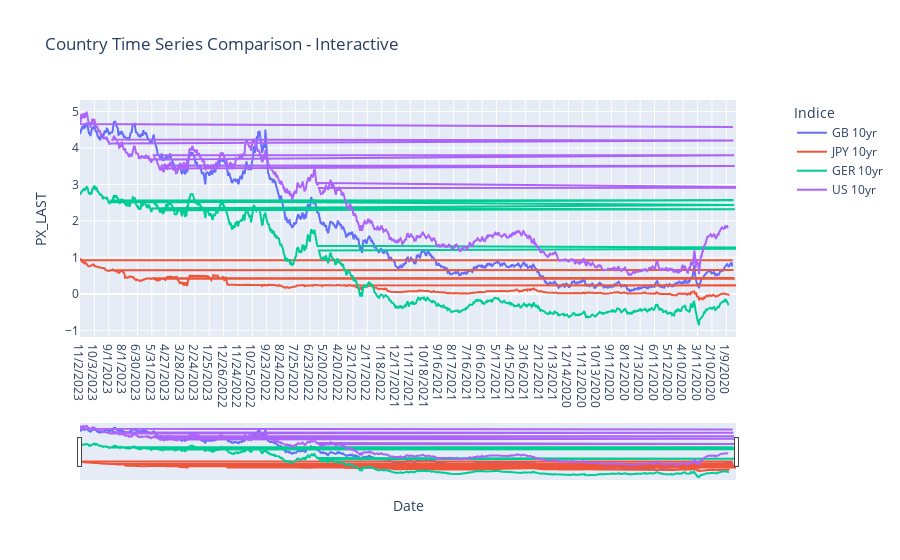

The notebook cell saved with this chart:
### Code cell
series_list = [gb,jpy,ger,usd]

# Create a figure
fig = make_subplots(specs=[[{"secondary_y": True}]])

# Add traces
for series in series_list:
    fig.add_trace(
        go.Scatter(x=series['Date'][:1000], y=series['PX_LAST'][:1000], name=series.name),
        secondary_y=False,
    )

# Update layout
fig.update_layout(
    title='Country Time Series Comparison - Interactive',
    xaxis_title='Date',
    yaxis_title='PX_LAST',
    legend_title='Indice',
    xaxis_rangeslider_visible=True,  # Enable the range slider for the x-axis
)

# Show figure
fig.show()

### Figure 1 — Plotly figure (JSON) as saved in the notebook; plotly's stock layout.template omitted (floating-point values rounded to 4 significant figures; data arrays with more than 128 entries replaced by an {"elided": "..."} marker saying what was removed)
{"data": [{"name": "GB 10yr", "type": "scatter", "x": {"elided": "1000 str values"}, "xaxis": "x", "y": {"elided": "1000 float values"}, "yaxis": "y"}, {"name": "JPY 10yr", "type": "scatter", "x": {"elided": "1000 str values"}, "xaxis": "x", "y": {"elided": "1000 float values"}, "yaxis": "y"}, {"name": "GER 10yr", "type": "scatter", "x": {"elided": "1000 str values"}, "xaxis": "x", "y": {"elided": "1000 float values"}, "yaxis": "y"}, {"name": "US 10yr", "type": "scatter", "x": {"elided": "1000 str values"}, "xaxis": "x", "y": {"elided": "1000 float values"}, "yaxis": "y"}], "layout": {"legend": {"title": {"text": "Indice"}}, "title": {"text": "Country Time Series Comparison - Interactive"}, "xaxis": {"anchor": "y", "domain": [0, 0.94], "rangeslider": {"visible": true}, "title": {"text": "Date"}}, "yaxis": {"anchor": "x", "domain": [0, 1], "title": {"text": "PX_LAST"}}, "yaxis2": {"anchor": "x", "overlaying": "y", "side": "right"}}}
